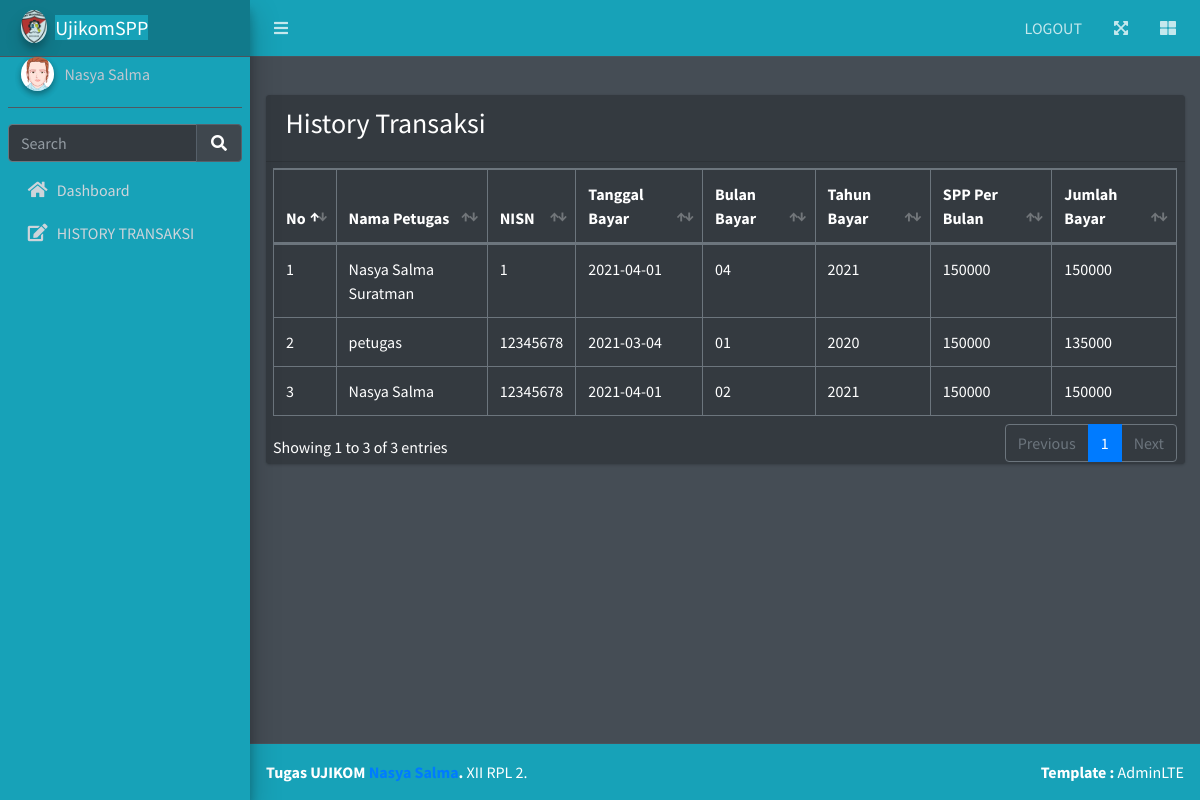
The page /historytransaksi_siswa.php on the database its author committed.
### tables this page shows
CREATE TABLE `pembayaran` (
  `id_pembayaran` int(11) NOT NULL,
  `id_petugas` int(11) NOT NULL,
  `nisn` varchar(11) NOT NULL,
  `tgl_bayar` date NOT NULL,
  `bulan_dibayar` varchar(8) NOT NULL,
  `tahun_dibayar` varchar(4) NOT NULL,
  `id_spp` int(11) NOT NULL,
  `jumlah_bayar` int(11) NOT NULL
);

CREATE TABLE `petugas` (
  `id_petugas` int(11) NOT NULL,
  `username` varchar(25) NOT NULL,
  `password` varchar(32) NOT NULL,
  `nama_petugas` varchar(35) NOT NULL,
  `level` enum('admin','petugas') NOT NULL
);

CREATE TABLE `spp` (
  `id_spp` int(11) NOT NULL,
  `tahun` int(11) NOT NULL,
  `nominal` int(11) NOT NULL
);

### historytransaksi_siswa.php (the view, shortened to what this page needs)
<?php
include('koneksi.php');
?>
<!DOCTYPE html>
<html lang="en">
<head>
    <link rel="stylesheet" href="plugins/fontawesome-free/css/all.min.css">
    <link rel="stylesheet" href="plugins/datatables-bs4/css/dataTables.bootstrap4.min.css">
    <link rel="stylesheet" href="plugins/datatables-responsive/css/responsive.bootstrap4.min.css">
    <link rel="stylesheet" href="plugins/datatables-buttons/css/buttons.bootstrap4.min.css">
    <link rel="stylesheet" href="dist/css/adminlte.min.css">
</head>
<body class="hold-transition dark-mode sidebar-mini layout-fixed layout-navbar-fixed layout-footer-fixed">
    <div class="wrapper">
        <nav class="main-header navbar navbar-expand navbar-dark bg-info">
            <ul class="navbar-nav">
                <li class="nav-item">
                    <a class="nav-link" data-widget="pushmenu" href="#" role="button"><i class="fas fa-bars"></i></a>
                </li>
            </ul>
            <ul class="navbar-nav ml-auto">
                <li class="nav-item d-none d-sm-inline-block">
                    <a href="logout.php" class="nav-link">LOGOUT</a>
                </li>
                <li class="nav-item">
                    <a class="nav-link" data-widget="fullscreen" href="#" role="button">
                        <i class="fas fa-expand-arrows-alt"></i>
                    </a>
                </li>
                <li class="nav-item">
                    <a class="nav-link" data-widget="control-sidebar" data-slide="true" href="#" role="button">
                        <i class="fas fa-th-large"></i>
                    </a>
                </li>
            </ul>
        </nav>
        <?php include("include/menu_siswa.php") ?>
        <div class="content-wrapper">
            <section class="content-header">
            </section>
            <section class="content">
                <div class="container-fluid">
                    <div class="row">
                        <div class="col-12">
                            <div class="card">
                                <div class="card-header">
                                    <h3>History Transaksi</h3>
                                </div>
                                <div class="container">
                                    <table id="example2" class="table table-bordered table-hover">
                                        <thead>
                                            <tr>
                                                <th>No</th>
                                                <th>Nama Petugas</th>
                                                <th>NISN</th>
                                                <th>Tanggal Bayar</th>
                                                <th>Bulan Bayar</th>
                                                <th>Tahun Bayar</th>
                                                <th>SPP Per Bulan</th>
                                                <th>Jumlah Bayar</th>
                                            </tr>
                                        </thead>
                                        <tbody>
                                            <?php
                                            if (isset($_POST['kata_kunci'])) {
                                                $kata_kunci = trim($_POST['kata_kunci']);
                                                $query = "select * from pembayaran,petugas,spp,siswa where pembayaran.nisn=siswa.nisn AND pembayaran.id_petugas=petugas.id_petugas AND siswa.id_spp=spp.id_spp AND pembayaran.nisn  like '%" . $kata_kunci . "%'";
                                            } else {
                                                $query = "select * from pembayaran,petugas,spp where pembayaran.id_petugas=petugas.id_petugas AND pembayaran.id_spp=spp.id_spp order by nisn asc";
                                            }
                                            $result = mysqli_query($koneksi, $query);
                                            $no = 1;
                                            while ($row = mysqli_fetch_assoc($result)) {
                                            ?>
                                                <tr>
                                                    <td><?php echo $no; ?></td>
                                                    <td><?php echo $row['nama_petugas']; ?></td>
                                                    <td><?php echo $row['nisn']; ?></td>
                                                    <td><?php echo $row['tgl_bayar']; ?></td>
                                                    <td><?php echo $row['bulan_dibayar']; ?></td>
                                                    <td><?php echo $row['tahun_dibayar']; ?></td>
                                                    <td><?php echo substr($row['nominal'], 0, 20); ?></td>
                                                    <td><?php echo $row['jumlah_bayar']; ?></td>
                                                </tr>
                                            <?php
                                                $no++;
                                            }
                                            ?>
                                        </tbody>
                                    </table>
                                </div>
                            </div>
                        </div>
                    </div>
                </div>
            </section>
        </div>
        <footer class="main-footer bg-info">
            <strong>Tugas UJIKOM <a href="https://adminlte.io">Nasya Salma</a>.</strong>
            XII RPL 2.
            <div class="float-right d-none d-sm-inline-block">
                <b>Template :</b> AdminLTE
            </div>
        </footer>
    </div>
</body>
</html>

### rows shown on the page
pembayaran: id_petugas.nama_petugas "Nasya Salma Suratman", nisn "1", tgl_bayar "2021-04-01", bulan_dibayar "04", tahun_dibayar "2021", spp.nominal "150000", jumlah_bayar "150000"
pembayaran: id_petugas.nama_petugas "petugas", nisn "12345678", tgl_bayar "2021-03-04", bulan_dibayar "01", tahun_dibayar "2020", spp.nominal "150000", jumlah_bayar "135000"
pembayaran: id_petugas.nama_petugas "Nasya Salma", nisn "12345678", tgl_bayar "2021-04-01", bulan_dibayar "02", tahun_dibayar "2021", spp.nominal "150000", jumlah_bayar "150000"
